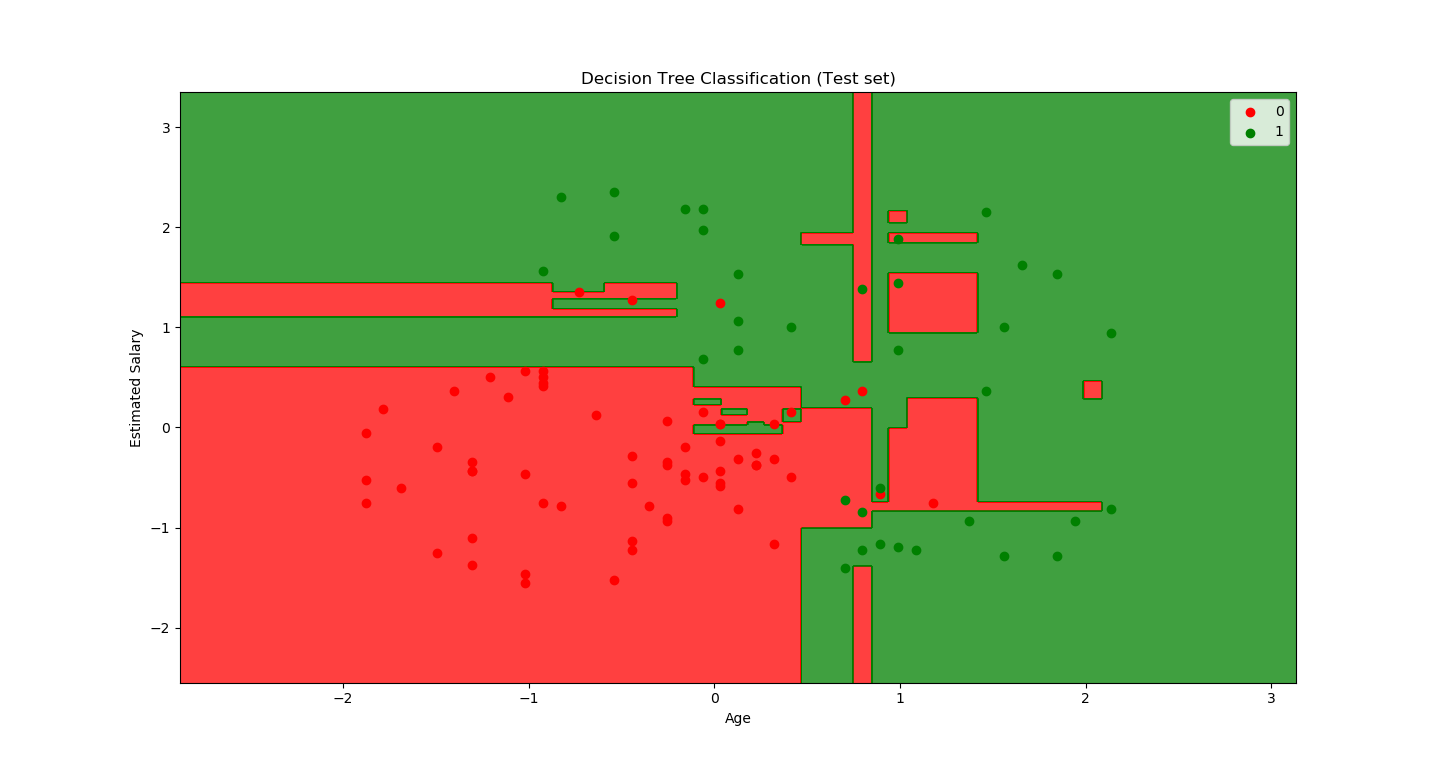

Reproduce this figure in Python.
# -*- coding: utf-8 -*-
"""
Created on Thu Feb  8 14:28:41 2018
@author: Prashant Bhat

Decision Tree Classification 
"""

import pandas as pd
import numpy as np
import matplotlib.pyplot as plt

# import the dataset 
dataset = pd.read_csv('Social_Network_Ads.csv')
X = dataset.iloc[:, 2:4].values
y = dataset.iloc[:, 4].values

# scale your input 
from sklearn.preprocessing import StandardScaler
scaler = StandardScaler()
X = scaler.fit_transform(X)

# test train split 
from sklearn.cross_validation import train_test_split
X_train, X_test, y_train, y_test = train_test_split(X, y, train_size = 0.75)


# Decision Tree Classifier
from sklearn.tree  import DecisionTreeClassifier 
classifier = DecisionTreeClassifier( criterion='entropy')
classifier.fit(X_train, y_train)

# predict the output for test set 
y_predict = classifier.predict(X_test)

# confusion matrix 
from sklearn.metrics import confusion_matrix
cm = confusion_matrix(y_test, y_predict)

# visualize the results 
from matplotlib.colors import ListedColormap
X_set, y_set = X_test, y_test
X1, X2 = np.meshgrid(np.arange(start = X_set[:, 0].min() - 1, stop = X_set[:, 0].max() + 1, step = 0.01),
                     np.arange(start = X_set[:, 1].min() - 1, stop = X_set[:, 1].max() + 1, step = 0.01))
plt.contourf(X1, X2, classifier.predict(np.array([X1.ravel(), X2.ravel()]).T).reshape(X1.shape),
             alpha = 0.75, cmap = ListedColormap(('red', 'green')))
plt.xlim(X1.min(), X1.max())
plt.ylim(X2.min(), X2.max())
for i, j in enumerate(np.unique(y_set)):
    plt.scatter(X_set[y_set == j, 0], X_set[y_set == j, 1],
                c = ListedColormap(('red', 'green'))(i), label = j)
plt.title('Decision Tree Classification (Test set)')
plt.xlabel('Age')
plt.ylabel('Estimated Salary')
plt.legend()
plt.show()
